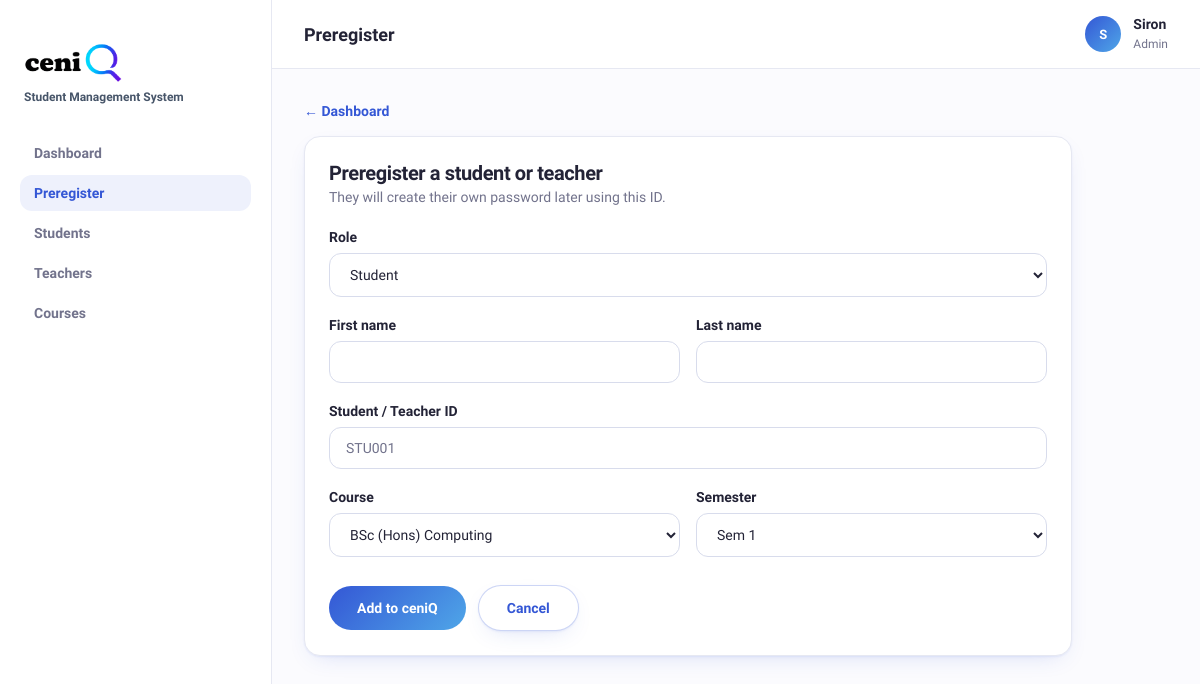
The page /preregister/ (signed in) on the database its author committed.
### accounts/models.py (models this page shows, shortened)
class User(AbstractUser):
    class Role(models.TextChoices):
        ADMIN = "ADMIN","Admin"
        TEACHER ="TEACHER","Teacher"
        STUDENT = "STUDENT","Student"
    role = models.CharField(max_length=10, choices=Role.choices)
    def is_admin(self):
        return self.role == self.Role.ADMIN or self.is_superuser

### accounts/views.py (the view)
# urls.py: path("preregister/",views.preregister,name="preregister")
@login_required
def preregister(request):
    if not request.user.is_admin():
        return HttpResponseForbidden("You don't have access to this page.")
    if request.method == "POST":
        form = PreregisterForm(request.POST)
        if form.is_valid():
            form.save()
            return redirect("accounts:preregister")
    else:
        form = PreregisterForm()
    return render(request, "accounts/preregister.html", {
        "form": form,
        "courses" : Course.objects.all()
        })

### accounts/forms.py (shortened to what this page needs)
class PreregisterForm(forms.Form):
    role = forms.ChoiceField(
        choices=[
            (User.Role.STUDENT,"Student"),
            (User.Role.TEACHER,"Teacher"),
        ]
    )
    identifier = forms.CharField(max_length=20, label="Student / Teacher ID")
    first_name = forms.CharField(max_length=30)
    last_name = forms.CharField(max_length=30)
    course = forms.ModelChoiceField(
        queryset = Course.objects.all(),required= False,
        label="Course (for students)"
    )
    semester = forms.ChoiceField(
        choices=[("","Select Semester")]+list(Student.Semester.choices),
        required=False,label="Semester (for student)"
    )
    courses = forms.ModelMultipleChoiceField(
        queryset=Course.objects.all(), required=False,
        label="Courses (for teacher)"
    )

### templates/accounts/preregister.html (shortened to what this page needs)
{% load static %}
<!DOCTYPE html>
<html lang="en">
<head>
  <link rel="stylesheet" href="{% static 'CSS/styles.css' %}" />
</head>
<body>
  <div class="app-shell">
    <aside class="app-sidebar">
      <a href="{% url 'accounts:index' %}" class="brand">
        <img src="{% static 'IMG/ceniQ.png' %}" alt="ceniQ logo" class="ceniQ"/>
          <span class="brand-sub">Student Management System</span>
      </a>
      <nav class="app-nav" aria-label="Admin">
        <a href="{% url 'accounts:admin_dashboard' %}" class="app-nav-item">Dashboard</a>
        <a href="{% url 'accounts:preregister' %}" class="app-nav-item active">Preregister</a>
        <a href="#" class="app-nav-item">Students</a>
        <a href="#" class="app-nav-item">Teachers</a>
        <a href="{% url 'courses:course_list' %}" class="app-nav-item">Courses</a>
      </nav>
    </aside>
    <div class="app-main">
      <header class="app-topbar">
        <h1>Preregister</h1>
        <div class="app-user">
          <span class="app-user-avatar">{{ user.first_name|first|upper }}</span>
          <span>
            <span class="app-user-name" style="display:block;">{{ user.first_name }}</span>
            <span class="app-user-role">{{ user.get_role_display }}</span>
          </span>
        </div>
      </header>
      <main class="app-content">
        <a href="{% url 'accounts:admin_dashboard' %}" class="back-link">← Dashboard</a>
        <div class="card max-w-3xl mt-4">
          <h2 style="font-size:1.25rem;font-weight:800;letter-spacing:-0.02em;color:var(--foreground);margin:0;">
            Preregister a student or teacher
          </h2>
          <p class="mt-1" style="font-size:0.875rem;color:var(--muted-foreground);">
            They will create their own password later using this ID.
          </p>
          <form method="post" action="{% url 'accounts:preregister' %}" class="auth-form mt-6" aria-describedby="prereg-error">
            <div class="field">
              <label for="role">Role</label>
              <select id="role" name="role">
                <option value="STUDENT">Student</option>
              </select>
            </div>
            <div class="form-row">
              <div class="field">
                <label for="first_name">First name</label>
                <input id="first_name" name="first_name" type="text" />
              </div>
              <div class="field">
                <label for="last_name">Last name</label>
                <input id="last_name" name="last_name" type="text" />
              </div>
            </div>
            <div class="field">
              <label for="identifier">Student / Teacher ID</label>
              <input id="identifier" name="identifier" type="text" placeholder="STU001" />
            </div>
            <div id="student-fields" class="form-row">
              <div class="field">
                <label for="course">Course</label>
                <select id="course" name="course">
                  {% for course in courses %}
                  <option value="{{ course.id }}">{{ course.name }}</option>
                  {% endfor %}
                </select>
              </div>
              <div class="field">
                <label for="semester">Semester</label>
                <select id="semester" name="semester">
                  <option value="1">Sem 1</option>
                </select>
              </div>
            </div>
            <div class="stack sm-row" style="padding-top:0.5rem;">
              <button type="submit" class="btn btn-primary">Add to ceniQ</button>
              <a href="{% url 'accounts:admin_dashboard' %}" class="btn btn-outline" style="text-align:center;">Cancel</a>
            </div>
          </form>
        </div>
      </main>
    </div>
  </div>
</body>
</html>

### rows shown on the page
User: first_name|first "S", first_name "Siron", role "Admin"

### other values the page prints
form field course "BSc (Hons) Computing"
